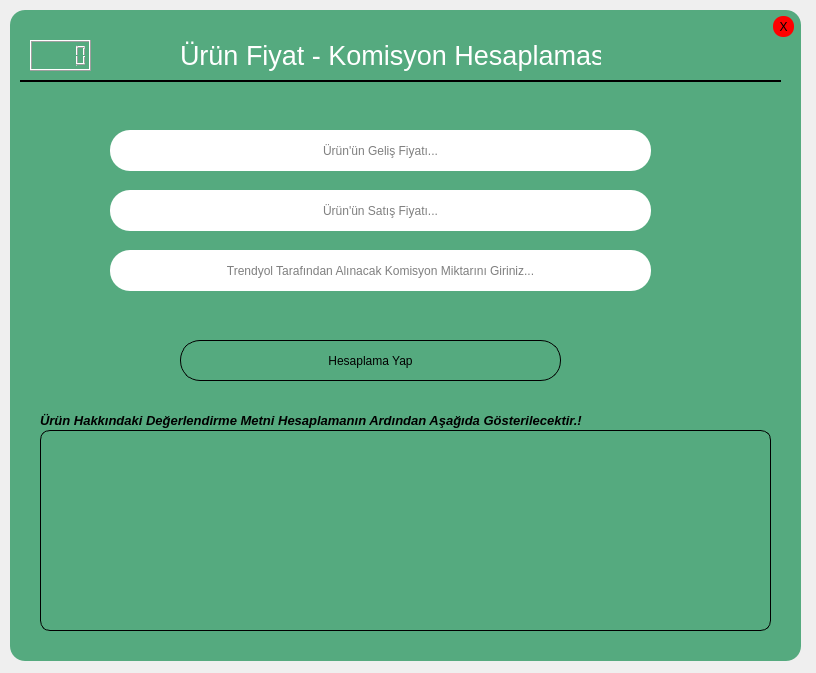
<?xml version="1.0" encoding="UTF-8"?>
<ui version="4.0">
 <class>Form</class>
 <widget class="QWidget" name="Form">
  <property name="geometry">
   <rect>
    <x>0</x>
    <y>0</y>
    <width>816</width>
    <height>673</height>
   </rect>
  </property>
  <property name="windowTitle">
   <string>Form</string>
  </property>
  <widget class="QLabel" name="label">
   <property name="geometry">
    <rect>
     <x>10</x>
     <y>10</y>
     <width>791</width>
     <height>651</height>
    </rect>
   </property>
   <property name="styleSheet">
    <string notr="true">background-color: rgb(85, 170, 127);
border-radius:15px;
</string>
   </property>
   <property name="text">
    <string/>
   </property>
  </widget>
  <widget class="QLabel" name="label_2">
   <property name="geometry">
    <rect>
     <x>180</x>
     <y>30</y>
     <width>421</width>
     <height>51</height>
    </rect>
   </property>
   <property name="text">
    <string>&lt;html&gt;&lt;head/&gt;&lt;body&gt;&lt;p&gt;&lt;span style=&quot; font-size:20pt; color:#ffffff;&quot;&gt;Ürün Fiyat - Komisyon Hesaplaması&lt;/span&gt;&lt;/p&gt;&lt;/body&gt;&lt;/html&gt;</string>
   </property>
  </widget>
  <widget class="QLabel" name="label_3">
   <property name="geometry">
    <rect>
     <x>20</x>
     <y>80</y>
     <width>761</width>
     <height>16</height>
    </rect>
   </property>
   <property name="styleSheet">
    <string notr="true">border-top: 2px solid rgb(0, 0, 0);</string>
   </property>
   <property name="text">
    <string/>
   </property>
  </widget>
  <widget class="QPushButton" name="pushButton">
   <property name="geometry">
    <rect>
     <x>180</x>
     <y>340</y>
     <width>381</width>
     <height>41</height>
    </rect>
   </property>
   <property name="styleSheet">
    <string notr="true">QPushButton#pushButton{
border:none;
border-radius:20px;
border-top:1px solid rgb(0, 0, 0);
border-right:1px solid rgb(0, 0, 0);
border-left:1px solid rgb(0, 0, 0);
border-bottom:1px solid rgb(0, 0, 0);
}

QPushButton#pushButton:hover{
background-color:rgb(255, 255, 255,180)
}

QPushButton#pushButton:pressed{
background-color:rgb(255, 170, 127);
}</string>
   </property>
   <property name="text">
    <string>Hesaplama Yap</string>
   </property>
  </widget>
  <widget class="QLabel" name="label_7">
   <property name="geometry">
    <rect>
     <x>40</x>
     <y>430</y>
     <width>731</width>
     <height>201</height>
    </rect>
   </property>
   <property name="styleSheet">
    <string notr="true">border:none;
border-radius:10px;
border-top:1px solid rgb(0, 0, 0);
border-right:1px solid rgb(0, 0, 0);
border-left:1px solid rgb(0, 0, 0);
border-bottom:1px solid rgb(0, 0, 0);
</string>
   </property>
   <property name="text">
    <string/>
   </property>
  </widget>
  <widget class="QLineEdit" name="lineEdit">
   <property name="geometry">
    <rect>
     <x>110</x>
     <y>130</y>
     <width>541</width>
     <height>41</height>
    </rect>
   </property>
   <property name="styleSheet">
    <string notr="true">border:none;
border-radius:20px;
color:black;</string>
   </property>
   <property name="text">
    <string/>
   </property>
   <property name="alignment">
    <set>Qt::AlignCenter</set>
   </property>
   <property name="placeholderText">
    <string>Ürün'ün Geliş Fiyatı...</string>
   </property>
  </widget>
  <widget class="QLineEdit" name="lineEdit_2">
   <property name="geometry">
    <rect>
     <x>110</x>
     <y>190</y>
     <width>541</width>
     <height>41</height>
    </rect>
   </property>
   <property name="styleSheet">
    <string notr="true">border:none;
border-radius:20px;
color:black;</string>
   </property>
   <property name="text">
    <string/>
   </property>
   <property name="alignment">
    <set>Qt::AlignCenter</set>
   </property>
   <property name="placeholderText">
    <string>Ürün'ün Satış Fiyatı...</string>
   </property>
  </widget>
  <widget class="QLineEdit" name="lineEdit_3">
   <property name="geometry">
    <rect>
     <x>110</x>
     <y>250</y>
     <width>541</width>
     <height>41</height>
    </rect>
   </property>
   <property name="styleSheet">
    <string notr="true">border:none;
border-radius:20px;
color:black;</string>
   </property>
   <property name="text">
    <string/>
   </property>
   <property name="alignment">
    <set>Qt::AlignCenter</set>
   </property>
   <property name="placeholderText">
    <string>Trendyol Tarafından Alınacak Komisyon Miktarını Giriniz...</string>
   </property>
  </widget>
  <widget class="QLabel" name="label_4">
   <property name="geometry">
    <rect>
     <x>40</x>
     <y>410</y>
     <width>681</width>
     <height>21</height>
    </rect>
   </property>
   <property name="text">
    <string>&lt;html&gt;&lt;head/&gt;&lt;body&gt;&lt;p&gt;&lt;span style=&quot; font-size:10pt; font-weight:600; font-style:italic;&quot;&gt;Ürün Hakkındaki Değerlendirme Metni Hesaplamanın Ardından Aşağıda Gösterilecektir.!&lt;/span&gt;&lt;/p&gt;&lt;/body&gt;&lt;/html&gt;</string>
   </property>
  </widget>
  <widget class="QLabel" name="label_5">
   <property name="geometry">
    <rect>
     <x>50</x>
     <y>440</y>
     <width>701</width>
     <height>171</height>
    </rect>
   </property>
   <property name="text">
    <string>&lt;html&gt;&lt;head/&gt;&lt;body&gt;&lt;p align=&quot;justify&quot;&gt;&lt;br/&gt;&lt;/p&gt;&lt;/body&gt;&lt;/html&gt;</string>
   </property>
  </widget>
  <widget class="QPushButton" name="pushButton_2">
   <property name="geometry">
    <rect>
     <x>773</x>
     <y>16</y>
     <width>21</width>
     <height>21</height>
    </rect>
   </property>
   <property name="styleSheet">
    <string notr="true">background-color:red;
border-radius:10px;</string>
   </property>
   <property name="text">
    <string>X</string>
   </property>
  </widget>
  <widget class="QLCDNumber" name="lcdNumber">
   <property name="geometry">
    <rect>
     <x>30</x>
     <y>40</y>
     <width>61</width>
     <height>31</height>
    </rect>
   </property>
   <property name="font">
    <font>
     <family>MS Shell Dlg 2</family>
     <pointsize>15</pointsize>
     <weight>75</weight>
     <italic>true</italic>
     <bold>true</bold>
     <underline>true</underline>
    </font>
   </property>
  </widget>
 </widget>
 <resources/>
 <connections/>
</ui>
